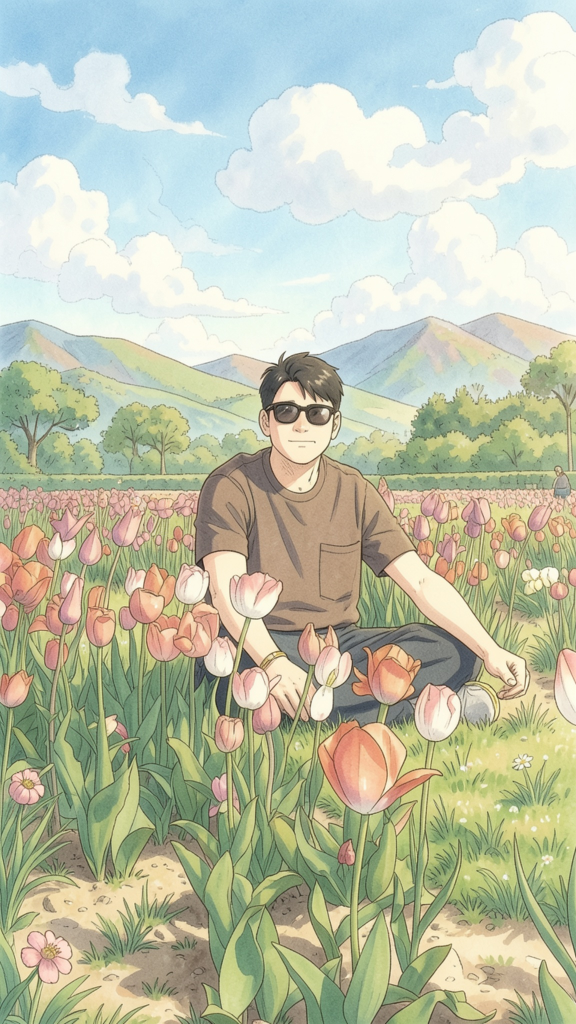
#> input picture assets/source-photo.jpg, 1152 x 2048 px (shown at 1/2 size)
$ python 03_make_dither_svg.py ../assets/source-photo.jpg ../assets/source-red-shirt.png ../assets/source-red-shirt.png
#> lines starting #> are read from the running program, lines starting #| are printed output that depends on the picture
#> further down, img is the input picture: PIL image 1152x2048 RGB; mean R, G, B 189.6, 194.1, 171.1
"""Convert a prepped grayscale image into a single-hue Floyd-Steinberg dot
SVG (dark.svg or light.svg), with an intro animation of ~60 interleaved
random groups fading in over ~2s, scattered across the whole portrait
(not a wipe, not grouped by region).

Usage: python 03_make_dither_svg.py <prepped.png> <out.svg> <#hex-color>
"""
import sys
import random

import numpy as np
from PIL import Image

GRID_W, GRID_H = 300, 340
DOT = 1.0            # dot size in output units (before scale)
SCALE = 2.0           # output px per grid cell
N_GROUPS = 60
INTRO_SPAN = 2.0      # seconds over which groups start
GROUP_DUR = 1.2        # each dot's own fade-in duration
INTRO_TOTAL = 3.2


def dither(img: Image.Image, invert: bool = False) -> np.ndarray:
    """1-bit Floyd-Steinberg, serpentine order. Returns bool array, True = ink.

    invert=True: ink marks BRIGHT pixels instead of dark ones. Needed for
    dark mode, where the background has already been blacked out (alpha
    cleared to 0) and we want dots to draw the lit subject, not the empty
    background — otherwise the background (darkest value) gets treated as
    "ink" and the whole canvas fills in backwards.
    """
#> called with invert = False
    small = img.convert("L").resize((GRID_W, GRID_H), Image.LANCZOS)
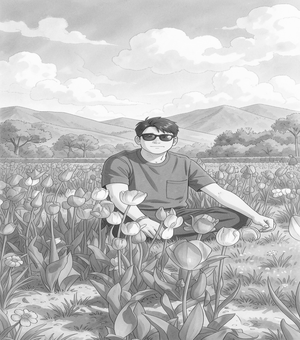
#> small: PIL image 300x340 L; min 46, max 255, mean 190.1
    arr = np.array(small, dtype=np.float64)
    if invert:
        arr = 255.0 - arr
    out = np.zeros((GRID_H, GRID_W), dtype=bool)

    for y in range(GRID_H):
        left_to_right = (y % 2 == 0)
        xs = range(GRID_W) if left_to_right else range(GRID_W - 1, -1, -1)
        for x in xs:
            old = arr[y, x]
            new = 0.0 if old < 128 else 255.0
            out[y, x] = new == 0.0  # dark pixel -> ink dot
            err = old - new
            nx = x + 1 if left_to_right else x - 1
            px = x - 1 if left_to_right else x + 1
            if 0 <= nx < GRID_W:
                arr[y, nx] += err * 7 / 16
            if 0 <= px < GRID_W and y + 1 < GRID_H:
                arr[y + 1, px] += err * 3 / 16
            if y + 1 < GRID_H:
                arr[y + 1, x] += err * 5 / 16
            if y + 1 < GRID_H and nx < GRID_W and nx >= 0:
                arr[y + 1, nx] += err * 1 / 16
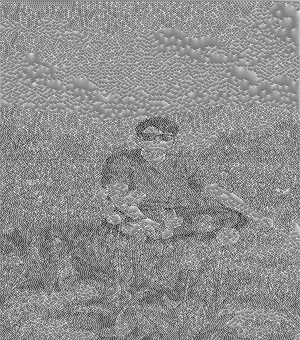
#> arr: shape (340, 300) float64; min -32.44, max 304.6, mean 155.9; drawn with min black and max white
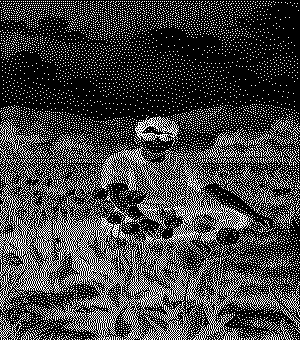
#> out: shape (340, 300) bool; 25.4% white in thin lines or dots
    return out


def evenness_metric(dots: list, n_groups: int) -> float:
    """Std-dev of each group's mean spatial position, normalized. Low = scattered/even."""
    groups = [[] for _ in range(n_groups)]
    for i, (x, y) in enumerate(dots):
        groups[i % n_groups].append((x, y))
    centroids = np.array([
        np.mean(g, axis=0) if g else (0, 0) for g in groups
    ])
    overall = centroids.mean(axis=0)
    spread = np.mean(np.linalg.norm(centroids - overall, axis=1))
    diag = np.hypot(GRID_W, GRID_H)
    return spread / diag


def render(dots_mask: np.ndarray, out_path: str, color: str, animate: bool,
           bg=None) -> None:
#> called with out_path = '../assets/source-red-shirt.png', color = '../assets/source-red-shirt.png', animate = True
    ys, xs = np.where(dots_mask)
    dots = list(zip(xs.tolist(), ys.tolist()))
#> dots = 25903 items
    random.Random(42).shuffle(dots)

    width = GRID_W * SCALE
    height = GRID_H * SCALE

    parts = [
        f'<svg xmlns="http://www.w3.org/2000/svg" width="{width:.0f}" '
        f'height="{height:.0f}" viewBox="0 0 {width:.0f} {height:.0f}">',
    ]
    if bg:
        parts.append(f'<rect width="100%" height="100%" fill="{bg}"/>')

    # Duplicate layer note: for a real intro effect GitHub SMIL needs the
    # dots present twice (invisible base + animated copy) so nothing pops
    # before its animation begins; opacity:0 initial state covers this here.
    if animate:
        delays = [random.Random(1).uniform(0, INTRO_SPAN) for _ in dots]
#> delays = 25903 items
        # Interleave: assign delay by (index mod N_GROUPS) bucket, jittered,
        # so groups are scattered across the whole portrait, not by region.
        for gi in range(N_GROUPS):
            group_delay = (gi / N_GROUPS) * INTRO_SPAN
            for i in range(gi, len(dots), N_GROUPS):
                delays[i] = group_delay + random.Random(i).uniform(-0.05, 0.05)

        path_by_delay: dict = {}
        for (x, y), d in zip(dots, delays):
            key = round(d, 3)
            path_by_delay.setdefault(key, []).append((x, y))
#> this loop made 25903 passes
#> (x, y, d, key) on passes 1 to 3: (156, 300, 0.0344, 0.034), (200, 118, -0.00323, -0.003), (222, 286, 0.112, 0.112)
#> after the loop, path_by_delay = 2067 items

        parts.append(f'<style>path {{ fill: {color}; }}</style>')
        for delay, pts in sorted(path_by_delay.items()):
            d_attr = "".join(
                f"M{x*SCALE:.1f} {y*SCALE:.1f}h{DOT*SCALE:.1f}v{DOT*SCALE:.1f}h-{DOT*SCALE:.1f}Z"
                for x, y in pts
            )
            parts.append(
                f'<path d="{d_attr}" shape-rendering="crispEdges" opacity="0">'
                f'<animate attributeName="opacity" from="0" to="1" '
                f'begin="{max(delay,0):.3f}s" dur="{GROUP_DUR}s" fill="freeze"/>'
                f'</path>'
            )
#> this loop made 2067 passes
#> (delay, pts) on passes 1 to 3: (-0.05, [(239, 139), (28, 159), (157, 128), (109, 328)]), (-0.049, [(17, 145), (291, 143), (289, 183)]), (-0.048, [(243, 188), (69, 11), (65, 188), (166, 15), (247, 181)])
#> after the loop, parts = 2069 items
    else:
        parts.append(f'<style>path {{ fill: {color}; }}</style>')
        d_attr = "".join(
            f"M{x*SCALE:.1f} {y*SCALE:.1f}h{DOT*SCALE:.1f}v{DOT*SCALE:.1f}h-{DOT*SCALE:.1f}Z"
            for x, y in dots
        )
        parts.append(f'<path d="{d_attr}" shape-rendering="crispEdges"/>')

    parts.append("</svg>")
    with open(out_path, "w") as f:
        f.write("\n".join(parts))

    ev = evenness_metric(dots, N_GROUPS)
#> the loop in evenness_metric, `for i, (x, y) in enumerate(dots):` made 25903 passes
#> (x, y) on passes 1 to 3: (156, 300), (200, 118), (222, 286)
#> ev = 0.0128
    print(f"wrote {out_path} ({len(dots)} dots, this-script's evenness proxy={ev:.3f} "
          f"[lower = groups more scattered across whole portrait, not a spatial patch]. "
          f"Not the master prompt's exact metric — that algorithm wasn't specified, "
          f"this is a stand-in; judge the real result visually in a browser.)")
#> (printed output is left out)


if __name__ == "__main__":
    src, out, color = sys.argv[1], sys.argv[2], sys.argv[3]
    static = "--static" in sys.argv
    invert = "--invert" in sys.argv
    bg = "#0A101F" if invert else None  # dark-mode panel background
    img = Image.open(src)
    mask = dither(img, invert=invert)
    render(mask, out, color, animate=not static, bg=bg)
